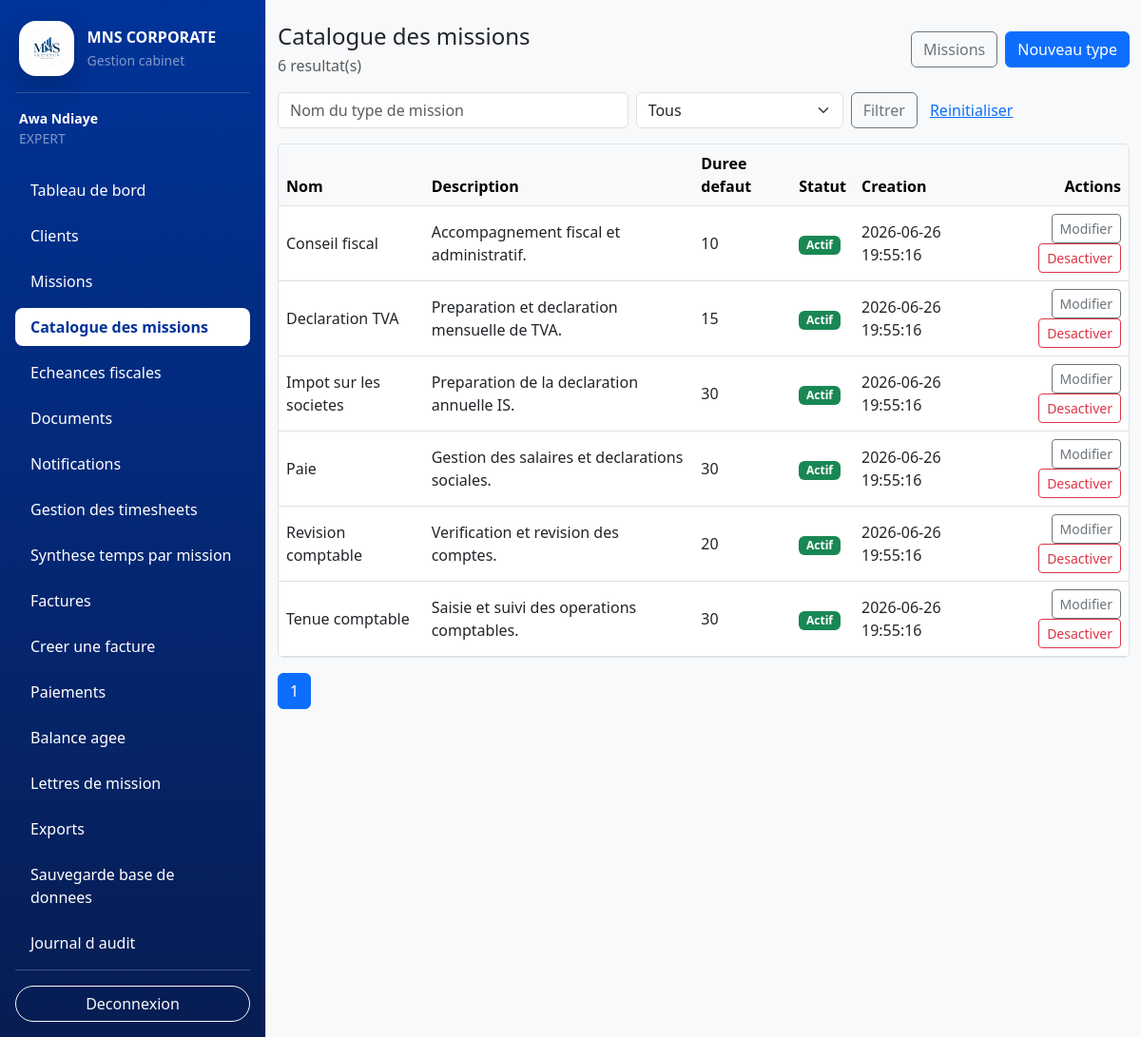
Screenshot of /frontend/views/missions/catalog_list.php (signed in) with the database file from the repository.
### tables this page shows
CREATE TABLE IF NOT EXISTS mission_catalog (
    id INT UNSIGNED AUTO_INCREMENT PRIMARY KEY,
    name VARCHAR(150) NOT NULL UNIQUE,
    description TEXT NULL,
    default_duration_days INT UNSIGNED NULL,
    is_active TINYINT(1) NOT NULL DEFAULT 1,
    created_at TIMESTAMP DEFAULT CURRENT_TIMESTAMP
);

### backend/config/database.php (called while the page is built, shortened)
<?php
function getDatabaseConnection(): PDO
{
    $host = 'localhost';
    $port = 3306;
    $dbname = 'mns_corporate_db';
    $username = 'root';
    $password = '';
    $charset = 'utf8mb4';
    $dsn = sprintf(
        'mysql:host=%s;port=%d;dbname=%s;charset=%s',
        $host,
        $port,
        $dbname,
        $charset
    );
    $options = [
        PDO::ATTR_ERRMODE => PDO::ERRMODE_EXCEPTION,
        PDO::ATTR_DEFAULT_FETCH_MODE => PDO::FETCH_ASSOC,
        PDO::ATTR_EMULATE_PREPARES => false,
    ];
    try {
        $connection = new PDO($dsn, $username, $password, $options);
        return $connection;
    } catch (PDOException $exception) {
        throw new RuntimeException('Impossible de se connecter à la base de données.');
    }
}

### backend/models/MissionCatalog.php (called while the page is built, shortened)
<?php
require_once __DIR__ . '/BaseModel.php';
class MissionCatalog extends BaseModel
{
    public function findAll(array $filters = [], int $limit = 20, int $offset = 0): array
    {
        $params = [];
        $where = $this->buildWhere($filters, $params);
        $params['limit'] = $limit;
        $params['offset'] = $offset;
        return $this->fetchAll(
            "SELECT * FROM `mission_catalog`{$where} ORDER BY `name` ASC LIMIT :limit OFFSET :offset",
            $params
        );
    }
    public function countAll(array $filters = []): int
    {
        $params = [];
        $where = $this->buildWhere($filters, $params);
        $row = $this->fetchOne("SELECT COUNT(*) AS total FROM `mission_catalog`{$where}", $params);
        return $row === null ? 0 : (int) $row['total'];
    }
    private function buildWhere(array $filters, array &$params): string
    {
        $where = [];
        return $where ? ' WHERE ' . implode(' AND ', $where) : '';
    }
}

### backend/models/BaseModel.php (called while the page is built, shortened)
<?php
abstract class BaseModel
{
    protected PDO $db;
    public function __construct(PDO $db)
    {
        $this->db = $db;
    }
    protected function fetchOne(string $sql, array $params = []): ?array
    {
        $stmt = $this->db->prepare($sql);
        $stmt->execute($params);
        $result = $stmt->fetch(PDO::FETCH_ASSOC);
        return $result === false ? null : $result;
    }
    protected function fetchAll(string $sql, array $params = []): array
    {
        $stmt = $this->db->prepare($sql);
        $stmt->execute($params);
        return $stmt->fetchAll(PDO::FETCH_ASSOC);
    }
}

### backend/includes/helpers.php (called while the page is built, shortened)
<?php
function e(?string $value): string
{
    return htmlspecialchars($value ?? '', ENT_QUOTES, 'UTF-8', false);
}

### frontend/views/missions/catalog_list.php (the view, shortened to what this page needs)
<?php
if (!defined('MNS_CONTROLLER_RENDER')) { require_once __DIR__ . '/../../../backend/controllers/mission_controller.php'; handleMissionCatalogRequest(); return; }
require_once __DIR__ . '/../../../backend/includes/helpers.php'; require_once __DIR__ . '/../../../backend/includes/role_check.php'; requireRole(['EXPERT']);
$flash = getFlashMessage(); $pages = max(1, (int) ceil(($total ?? 0) / ($perPage ?? 20))); $queryBase = $filters ?? []; require_once __DIR__ . '/../includes/header.php';
?>
<div class="d-flex"><?php require_once __DIR__ . '/../includes/sidebar.php'; ?><main class="container-fluid py-4">
<div class="d-flex justify-content-between align-items-center mb-3"><div><h1 class="h4 mb-1">Catalogue des missions</h1><div class="text-muted"><?php echo e((string) ($total ?? 0)); ?> resultat(s)</div></div><div class="d-flex gap-2"><a class="btn btn-outline-secondary" href="/MNS_CORPORATE/frontend/views/missions/list.php">Missions</a><a class="btn btn-primary" href="/MNS_CORPORATE/frontend/views/missions/catalog_create.php">Nouveau type</a></div></div>
<form class="row g-2 mb-3" method="get" action="/MNS_CORPORATE/frontend/views/missions/catalog_list.php"><div class="col-md-5"><input class="form-control" type="search" name="q" value="<?php echo e($filters['q'] ?? ''); ?>" placeholder="Nom du type de mission"></div><div class="col-md-3"><select class="form-select" name="is_active"><option value="">Tous</option><option value="1" <?php echo (($filters['is_active'] ?? '') === '1') ? 'selected' : ''; ?>>Actifs</option><option value="0" <?php echo (($filters['is_active'] ?? '') === '0') ? 'selected' : ''; ?>>Inactifs</option></select></div><div class="col-md-4"><button class="btn btn-outline-secondary">Filtrer</button><a class="btn btn-link" href="/MNS_CORPORATE/frontend/views/missions/catalog_list.php">Reinitialiser</a></div></form>
<div class="table-responsive bg-white border rounded"><table class="table table-hover align-middle mb-0"><thead class="table-light"><tr><th>Nom</th><th>Description</th><th>Duree defaut</th><th>Statut</th><th>Creation</th><th class="text-end">Actions</th></tr></thead><tbody>
<?php foreach (($catalogItems ?? []) as $item): ?><tr><td><?php echo e($item['name']); ?></td><td><?php echo e($item['description']); ?></td><td><?php echo e((string) $item['default_duration_days']); ?></td><td><span class="badge text-bg-<?php echo (int) $item['is_active'] === 1 ? 'success' : 'secondary'; ?>"><?php echo (int) $item['is_active'] === 1 ? 'Actif' : 'Inactif'; ?></span></td><td><?php echo e($item['created_at']); ?></td><td class="text-end"><a class="btn btn-sm btn-outline-secondary" href="/MNS_CORPORATE/frontend/views/missions/catalog_edit.php?id=<?php echo e((string) $item['id']); ?>">Modifier</a><form method="post" action="/MNS_CORPORATE/frontend/views/missions/catalog_list.php?action=toggle" class="d-inline" onsubmit="return confirm('Confirmer cette action ?');"><input type="hidden" name="id" value="<?php echo e((string) $item['id']); ?>"><button class="btn btn-sm btn-outline-danger" type="submit"><?php echo (int) $item['is_active'] === 1 ? 'Desactiver' : 'Activer'; ?></button></form></td></tr><?php endforeach; ?>
</tbody></table></div><nav class="mt-3"><ul class="pagination"><?php for ($i = 1; $i <= $pages; $i++): ?><?php $queryBase['page'] = $i; ?><li class="page-item <?php echo $i === ($page ?? 1) ? 'active' : ''; ?>"><a class="page-link" href="/MNS_CORPORATE/frontend/views/missions/catalog_list.php?<?php echo e(http_build_query($queryBase)); ?>"><?php echo e((string) $i); ?></a></li><?php endfor; ?></ul></nav>
</main></div><?php require_once __DIR__ . '/../includes/footer.php'; ?>

### rows the page displays
mission_catalog: name "Conseil fiscal", description "Accompagnement fiscal et administratif.", default_duration_days "10", is_active "Actif", created_at "2026-06-26 19:55:16"
mission_catalog: name "Declaration TVA", description "Preparation et declaration mensuelle de TVA.", default_duration_days "15", is_active "Actif", created_at "2026-06-26 19:55:16"
mission_catalog: name "Impot sur les societes", description "Preparation de la declaration annuelle IS.", default_duration_days "30", is_active "Actif", created_at "2026-06-26 19:55:16"
mission_catalog: name "Paie", description "Gestion des salaires et declarations sociales.", default_duration_days "30", is_active "Actif", created_at "2026-06-26 19:55:16"
mission_catalog: name "Revision comptable", description "Verification et revision des comptes.", default_duration_days "20", is_active "Actif", created_at "2026-06-26 19:55:16"
mission_catalog: name "Tenue comptable", description "Saisie et suivi des operations comptables.", default_duration_days "30", is_active "Actif", created_at "2026-06-26 19:55:16"

### other values shown
$fullName "Awa Ndiaye"
$role "EXPERT"
$label "Tableau de bord"
$label "Clients"
$label "Missions"
$label "Catalogue des missions"
$label "Echeances fiscales"
$label "Documents"
$label "Notifications"
$label "Gestion des timesheets"
$label "Synthese temps par mission"
$label "Factures"
$label "Creer une facture"
$label "Paiements"
$label "Balance agee"
